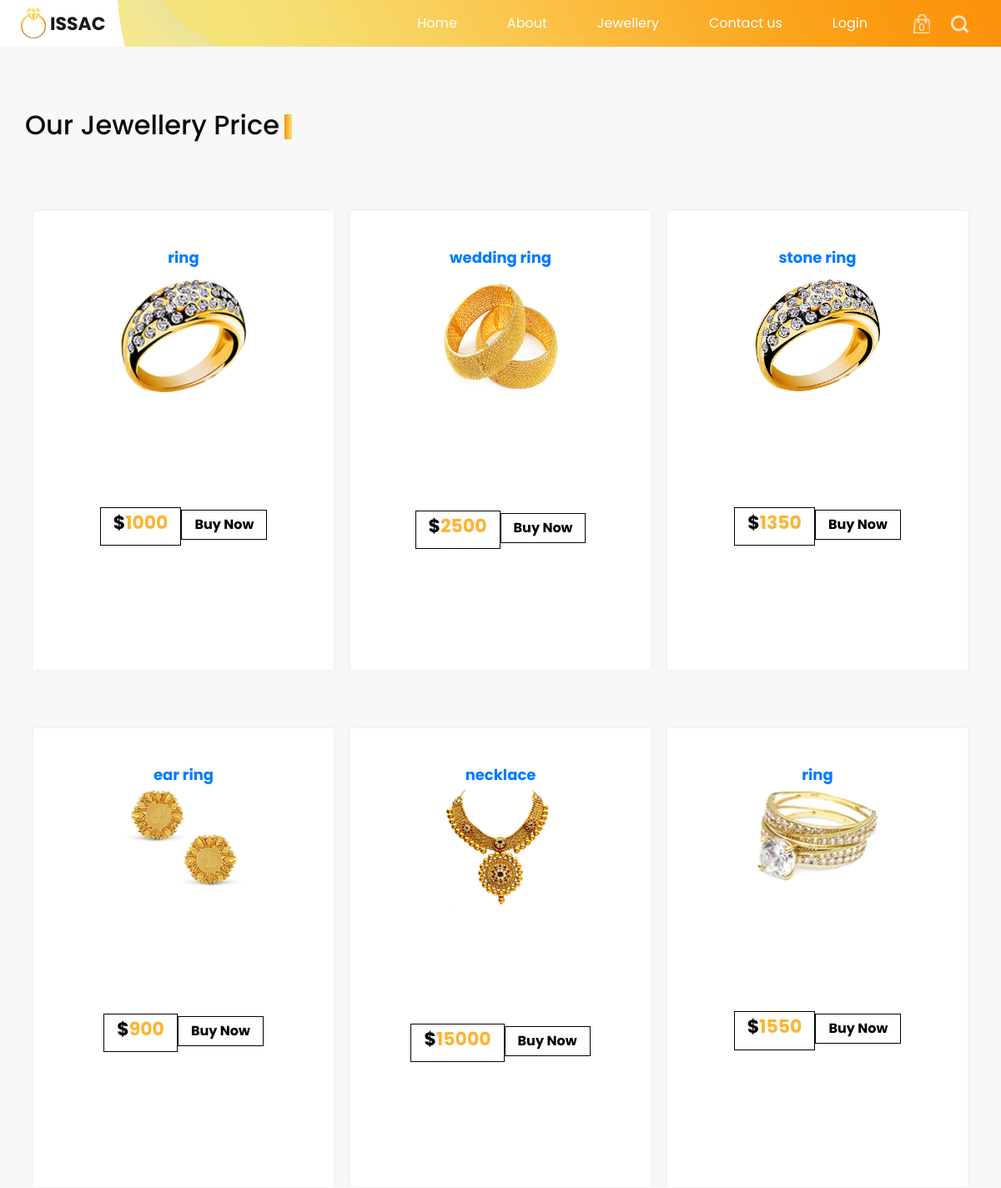
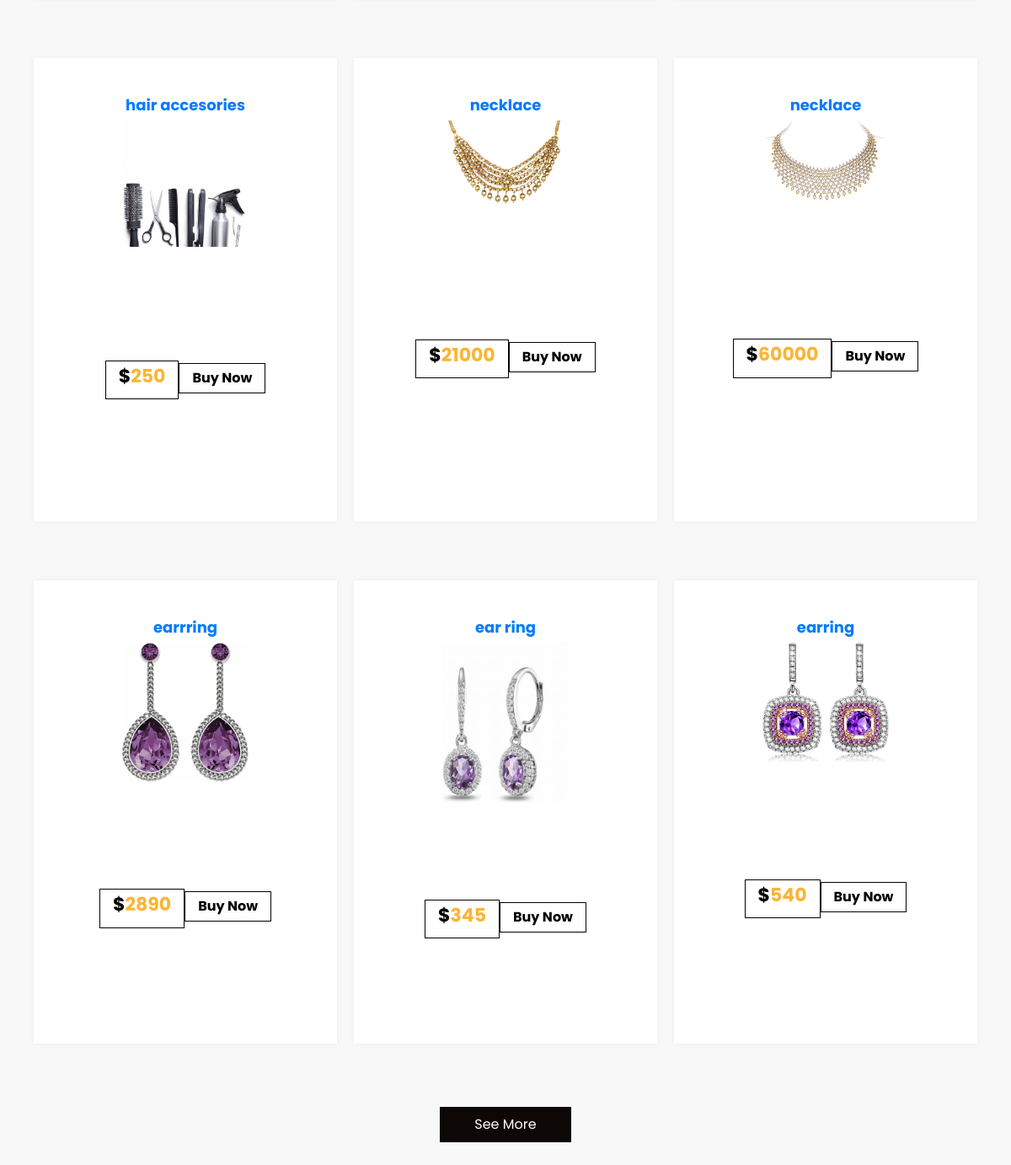
/product, run on the app's committed database (2 pictures, top to bottom).
### app/models.py (models this page shows)
class items(models.Model):
    name = models.CharField(max_length=15)
    price = models.IntegerField()
    desc = models.CharField(max_length=150)
    image = models.ImageField(upload_to='static/new',null=True,blank=True)
    type = models.CharField(choices=ITEM_CHOICES,max_length=20)

### app/views.py (the view)
# urls.py: path('product',views.product,name='product'),
def product(request):
    prd = items.objects.all()
    return render(request,'product.html',{"show":prd})

### templates/product.html (shortened to what this page needs)
<!DOCTYPE html>
<html>
<head>
  {% load static %}
  <link rel="stylesheet" type="text/css"
    href="https://cdnjs.cloudflare.com/ajax/libs/OwlCarousel2/2.1.3/assets/owl.carousel.min.css" />
  <link rel="stylesheet" type="text/css" href="{% static 'css/bootstrap.css' %}" />
  <link href="{% static 'css/style.css' %}" rel="stylesheet" />
  <link href="{% static 'css/responsive.css' %}" rel="stylesheet" />
</head>
<body class="sub_page">
  <div class="hero_area">
    <header class="header_section">
      <div class="container-fluid">
        <nav class="navbar navbar-expand-lg custom_nav-container ">
          <a class="navbar-brand" href="index.html">
            <img src="images/logo.png" alt="">
            <span>
              ISSAC
            </span>
          </a>
          <div class="collapse navbar-collapse" id="navbarSupportedContent">
            <div class="d-flex ml-auto flex-column flex-lg-row align-items-center">
              <ul class="navbar-nav  ">
                <li class="nav-item active">
                  <a class="nav-link" href="{% url 'index' %}">Home <span class="sr-only">(current)</span></a>
                </li>
                <li class="nav-item">
                  <a class="nav-link" href="{% url 'about' %}"> About</a>
                </li>
                <li class="nav-item">
                  <a class="nav-link" href="{% url 'jewellery' %}">Jewellery </a>
                </li>
                <li class="nav-item">
                  <a class="nav-link" href="{% url 'contact' %}">Contact us</a>
                </li>
                <li class="nav-item">
                  <a class="nav-link" href="{% url 'login' %}">Login</a>
                </li>
              </ul>
            </div>
            <div class="quote_btn-container ">
              <a href="">
                <img src="images/cart.png" alt="">
                <div class="cart_number">
                  0
                </div>
              </a>
              <form class="form-inline">
                <button class="btn  my-2 my-sm-0 nav_search-btn" type="submit"></button>
              </form>
            </div>
          </div>
        </nav>
      </div>
    </header>
  </div>
  <section class="price_section layout_padding">
    <div class="container">
      <div class="heading_container">
        <h2>
          Our Jewellery Price
        </h2>
      </div>
      <div class="price_container">
        {% for i in show %}
        <a href="{% url 'productview' i.id %}">
        <div class="box">
            <div class="name">
              <h6>
                {{i.name}}
              </h6>
            </div>
            <div class="img-box">
              <img src="{{i.image.url}}" alt="">
            </div>
            <div class="detail-box">
              <h5>
                $<span>{{i.price}}</span>
              </h5>
              <a href="">
                Buy Now
            </div>
          </div>
        </a>
        {% endfor %}
      </div>
      <div class="d-flex justify-content-center">
        <a href="" class="price_btn">
          See More
        </a>
      </div>
  </section>
</body>
</html>

### static/css/style.css (style rules this page uses)
body { font-family: "Poppins", sans-serif; color: #0c0c0c; background-color: #ffffff; }
.layout_padding { padding: 75px 0; }
.heading_container { display: -webkit-box; display: -ms-flexbox; display: flex; }
.heading_container h2 { position: relative; }
.heading_container h2::before { content: ""; position: absolute; width: 9px; height: 30px; top: 14%; right: -15px; background: -webkit-gradient(linear, left top, right top, from(#fb930a), to(#f5e47b)); background: linear-gradient(to right, #fb930a, #f5e47b); }
.hero_area { height: 100vh; position: relative; background-image: url(../images/hero-bg.png); background-size: cover; background-position: bottom right; background-repeat: no-repeat; }
.sub_page .hero_area { height: auto; background-position: top right; }
.header_section .container-fluid { padding-right: 25px; padding-left: 25px; }
.custom_nav-container.navbar-expand-lg .navbar-nav .nav-link { padding: 10px 30px; color: #ffffff; text-align: center; }
a, a:hover, a:focus { text-decoration: none; }
.btn, .btn:focus { outline: none !important; -webkit-box-shadow: none; box-shadow: none; }
.custom_nav-container .nav_search-btn { background-image: url(../images/search-icon.png); background-size: 22px; background-repeat: no-repeat; background-position-y: 7px; width: 35px; height: 35px; padding: 0; border: none; }
.navbar-brand { display: -webkit-box; display: -ms-flexbox; display: flex; -webkit-box-align: center; -ms-flex-align: center; align-items: center; }
.navbar-brand img { width: 30px; margin-right: 5px; }
.navbar-brand span { font-size: 22px; font-weight: 700; color: #191919; text-transform: uppercase; }
.custom_nav-container { z-index: 99999; padding: 5px 0; }
.quote_btn-container { display: -webkit-box; display: -ms-flexbox; display: flex; -webkit-box-align: center; -ms-flex-align: center; align-items: center; }
.quote_btn-container a { color: #000000; position: relative; }
.quote_btn-container a .cart_number { position: absolute; top: 68%; left: 50%; -webkit-transform: translate(-50%, -50%); transform: translate(-50%, -50%); color: #ffffff; font-size: 12px; }
.quote_btn-container a img { width: 20px; margin: 0 25px; }
.price_section { background-color: #f8f8f8; }
.price_section .price_container { display: -webkit-box; display: -ms-flexbox; display: flex; -webkit-box-pack: center; -ms-flex-pack: center; justify-content: center; padding: 40px 0; -ms-flex-wrap: wrap; flex-wrap: wrap; }
.price_section .price_container .box { min-width: 300px; max-width: 360px; height: 550px; display: -webkit-box; display: -ms-flexbox; display: flex; -webkit-box-orient: vertical; -webkit-box-direction: normal; -ms-flex-direction: column; flex-direction: column; -webkit-box-align: center; -ms-flex-align: center; align-items: center; -webkit-box-pack: justify; -ms-flex-pack: justify; justify-content: space-between; margin: 35px 10px; padding: 45px 0 25px 0; text-align: center; background-color: #ffffff; -webkit-box-shadow: 0px 0px 6px 0 rgba(0, 0, 0, 0.05); box-shadow: 0px 0px 6px 0 rgba(0, 0, 0, 0.05); -webkit-box-flex: 1; -ms-flex-positive: 1; flex-grow: 1; }
.price_section .price_container .box .img-box { width: 100%; display: -webkit-box; display: -ms-flexbox; display: flex; -webkit-box-pack: center; -ms-flex-pack: center; justify-content: center; }
.price_section .price_container .box .img-box img { width: 150px; }
.price_section .price_container .box h6 { font-weight: bold; font-size: 18px; }
.price_section .price_container .box .detail-box h5 { text-transform: uppercase; font-weight: bold; font-size: 22px; }
.price_section .price_container .box .detail-box h5 span { color: #fbb534; }
.price_section .price_container .box .detail-box a { display: inline-block; padding: 5px 15px; border: 1px solid #000000; font-weight: bold; color: #000000; margin-top: 15px; }
.price_section .price_btn { display: inline-block; padding: 8px 40px; background-color: #0d0806; border: 1px solid #0d0806; color: #ffffff; border-radius: 0; }

### static/css/responsive.css (style rules this page uses)
@media (min-width: 1200px) { .container { max-width: 1170px; } }

### data on the page
items: name "ring", image (picture), price "1000"
items: name "wedding ring", image (picture), price "2500"
items: name "stone ring", image (picture), price "1350"
items: name "ear ring", image (picture), price "900"
items: name "necklace", image (picture), price "15000"
items: name "ring", image (picture), price "1550"
items: name "hair accesories", image (picture), price "250"
items: name "necklace", image (picture), price "21000"
items: name "necklace", image (picture), price "60000"
items: name "earrring", image (picture), price "2890"
items: name "ear ring", image (picture), price "345"
items: name "earring", image (picture), price "540"
